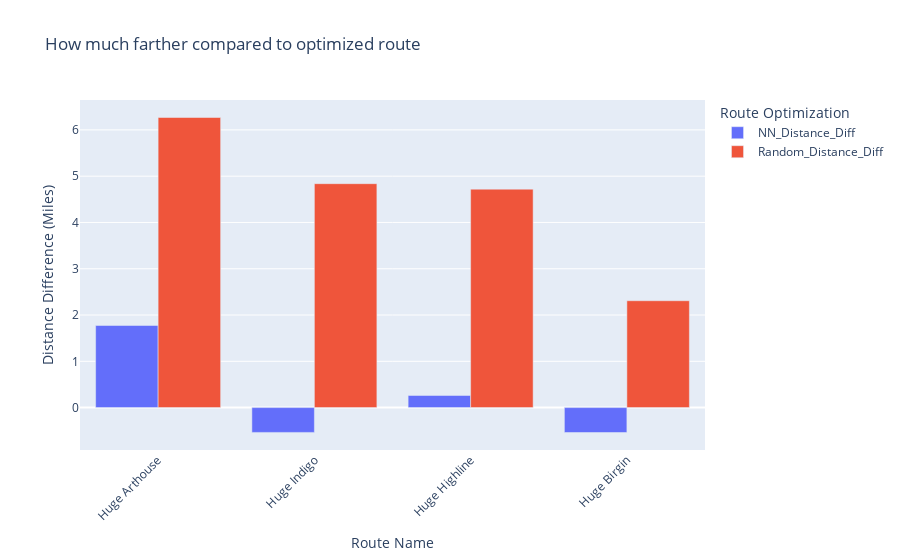
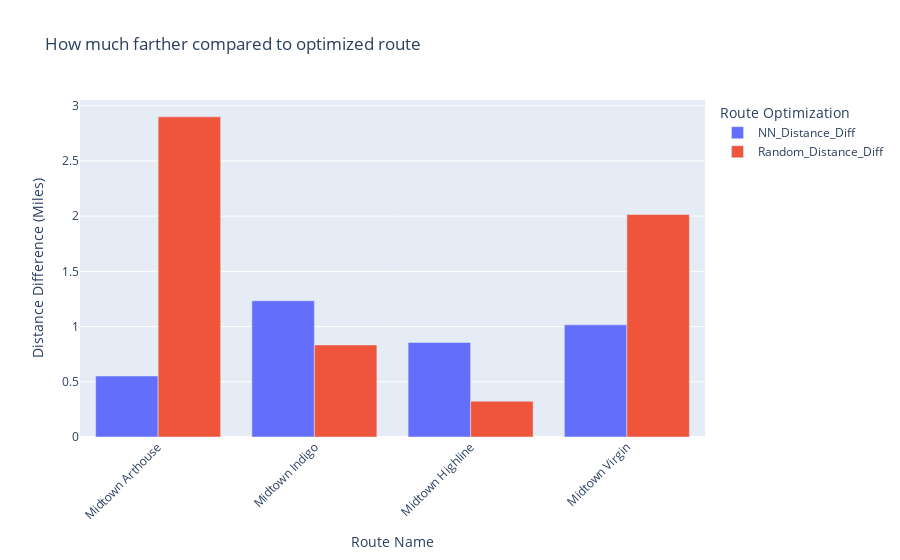
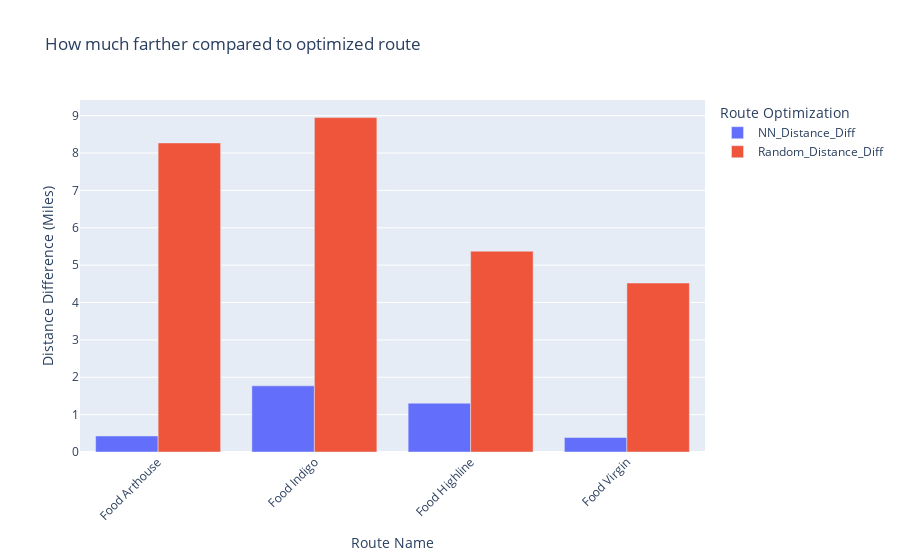
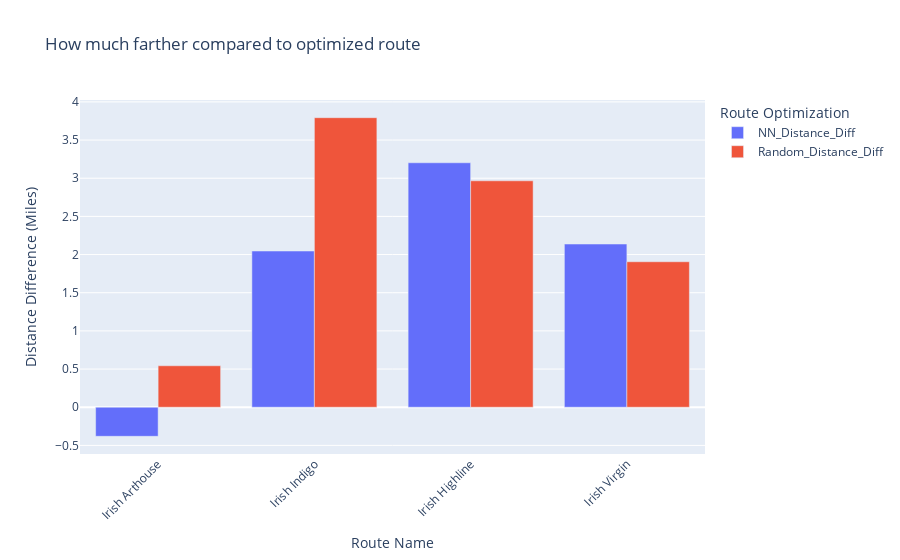

Notebook code for these charts, in order:
### Code cell
import plotly.express as px

# Function to create the bar graph
def create_bar_plot(df, title):
    """
    Create a bar plot comparing distance differences for Nearest Neighbors and Random routes.

    Parameters:
    - df (pd.DataFrame): DataFrame containing the route distances and their differences.
    - title (str): Title of the plot.
    """
    # Create a long format DataFrame for Plotly Express
    df_long = df.melt(id_vars=["Route Name"], 
                      value_vars=["NN_Distance_Diff", "Random_Distance_Diff"], 
                      var_name="Route Type", 
                      value_name="Distance Difference (Miles)")
    
    # Create the bar plot
    fig = px.bar(df_long, 
                 x='Route Name', 
                 y='Distance Difference (Miles)', 
                 color='Route Type',  # Color by the type of route (NN vs Random)
                 barmode='group',  # Group bars by route type
                 labels={'Route Name': 'Route', 'Distance Difference (Miles)': 'Distance Difference (Miles)', 'Route Type': 'Route Optimization'},
                 title=title,
                 hover_data=['Route Name', 'Distance Difference (Miles)'])
    
    # Update layout
    fig.update_layout(xaxis_title="Route Name", 
                      yaxis_title="Distance Difference (Miles)", 
                      xaxis_tickangle=-45)

    return fig

# Generate and show bar plots for each DataFrame
huge_plot = create_bar_plot(huge_worse_df, "How much farther compared to optimized route")
mid_plot = create_bar_plot(mid_worse_df, "How much farther compared to optimized route")
food_plot = create_bar_plot(food_worse_df, "How much farther compared to optimized route")
irish_plot = create_bar_plot(irish_worse_df, "How much farther compared to optimized route")

# Show the plots
huge_plot.show()
mid_plot.show()
food_plot.show()
irish_plot.show()

### Figure 1 — Plotly figure (JSON) as saved in the notebook; plotly's stock layout.template omitted (floating-point values rounded to 4 significant figures)
{"data": [{"alignmentgroup": "True", "hovertemplate": "Route Optimization=NN_Distance_Diff<br>Route=%{x}<br>Distance Difference (Miles)=%{y}<extra></extra>", "legendgroup": "NN_Distance_Diff", "marker": {"color": "#636efa", "pattern": {"shape": ""}}, "name": "NN_Distance_Diff", "offsetgroup": "NN_Distance_Diff", "orientation": "v", "showlegend": true, "textposition": "auto", "type": "bar", "x": ["Huge Arthouse", "Huge Indigo", "Huge Highline", "Huge Birgin"], "xaxis": "x", "y": [1.774, -0.536, 0.2622, -0.5379], "yaxis": "y"}, {"alignmentgroup": "True", "hovertemplate": "Route Optimization=Random_Distance_Diff<br>Route=%{x}<br>Distance Difference (Miles)=%{y}<extra></extra>", "legendgroup": "Random_Distance_Diff", "marker": {"color": "#EF553B", "pattern": {"shape": ""}}, "name": "Random_Distance_Diff", "offsetgroup": "Random_Distance_Diff", "orientation": "v", "showlegend": true, "textposition": "auto", "type": "bar", "x": ["Huge Arthouse", "Huge Indigo", "Huge Highline", "Huge Birgin"], "xaxis": "x", "y": [6.268, 4.838, 4.719, 2.309], "yaxis": "y"}], "layout": {"barmode": "group", "legend": {"title": {"text": "Route Optimization"}, "tracegroupgap": 0}, "title": {"text": "How much farther compared to optimized route"}, "xaxis": {"anchor": "y", "domain": [0, 1], "tickangle": -45, "title": {"text": "Route Name"}}, "yaxis": {"anchor": "x", "domain": [0, 1], "title": {"text": "Distance Difference (Miles)"}}}}

### Figure 2 — Plotly figure (JSON) as saved in the notebook; plotly's stock layout.template omitted (floating-point values rounded to 4 significant figures)
{"data": [{"alignmentgroup": "True", "hovertemplate": "Route Optimization=NN_Distance_Diff<br>Route=%{x}<br>Distance Difference (Miles)=%{y}<extra></extra>", "legendgroup": "NN_Distance_Diff", "marker": {"color": "#636efa", "pattern": {"shape": ""}}, "name": "NN_Distance_Diff", "offsetgroup": "NN_Distance_Diff", "orientation": "v", "showlegend": true, "textposition": "auto", "type": "bar", "x": ["Midtown Arthouse", "Midtown Indigo", "Midtown Highline", "Midtown Virgin"], "xaxis": "x", "y": [0.5524, 1.234, 0.8563, 1.015], "yaxis": "y"}, {"alignmentgroup": "True", "hovertemplate": "Route Optimization=Random_Distance_Diff<br>Route=%{x}<br>Distance Difference (Miles)=%{y}<extra></extra>", "legendgroup": "Random_Distance_Diff", "marker": {"color": "#EF553B", "pattern": {"shape": ""}}, "name": "Random_Distance_Diff", "offsetgroup": "Random_Distance_Diff", "orientation": "v", "showlegend": true, "textposition": "auto", "type": "bar", "x": ["Midtown Arthouse", "Midtown Indigo", "Midtown Highline", "Midtown Virgin"], "xaxis": "x", "y": [2.899, 0.8339, 0.3243, 2.015], "yaxis": "y"}], "layout": {"barmode": "group", "legend": {"title": {"text": "Route Optimization"}, "tracegroupgap": 0}, "title": {"text": "How much farther compared to optimized route"}, "xaxis": {"anchor": "y", "domain": [0, 1], "tickangle": -45, "title": {"text": "Route Name"}}, "yaxis": {"anchor": "x", "domain": [0, 1], "title": {"text": "Distance Difference (Miles)"}}}}

### Figure 3 — Plotly figure (JSON) as saved in the notebook; plotly's stock layout.template omitted (floating-point values rounded to 4 significant figures)
{"data": [{"alignmentgroup": "True", "hovertemplate": "Route Optimization=NN_Distance_Diff<br>Route=%{x}<br>Distance Difference (Miles)=%{y}<extra></extra>", "legendgroup": "NN_Distance_Diff", "marker": {"color": "#636efa", "pattern": {"shape": ""}}, "name": "NN_Distance_Diff", "offsetgroup": "NN_Distance_Diff", "orientation": "v", "showlegend": true, "textposition": "auto", "type": "bar", "x": ["Food Arthouse", "Food Indigo", "Food Highline", "Food Virgin"], "xaxis": "x", "y": [0.429, 1.77, 1.306, 0.3885], "yaxis": "y"}, {"alignmentgroup": "True", "hovertemplate": "Route Optimization=Random_Distance_Diff<br>Route=%{x}<br>Distance Difference (Miles)=%{y}<extra></extra>", "legendgroup": "Random_Distance_Diff", "marker": {"color": "#EF553B", "pattern": {"shape": ""}}, "name": "Random_Distance_Diff", "offsetgroup": "Random_Distance_Diff", "orientation": "v", "showlegend": true, "textposition": "auto", "type": "bar", "x": ["Food Arthouse", "Food Indigo", "Food Highline", "Food Virgin"], "xaxis": "x", "y": [8.27, 8.947, 5.373, 4.521], "yaxis": "y"}], "layout": {"barmode": "group", "legend": {"title": {"text": "Route Optimization"}, "tracegroupgap": 0}, "title": {"text": "How much farther compared to optimized route"}, "xaxis": {"anchor": "y", "domain": [0, 1], "tickangle": -45, "title": {"text": "Route Name"}}, "yaxis": {"anchor": "x", "domain": [0, 1], "title": {"text": "Distance Difference (Miles)"}}}}

### Figure 4 — Plotly figure (JSON) as saved in the notebook; plotly's stock layout.template omitted (floating-point values rounded to 4 significant figures)
{"data": [{"alignmentgroup": "True", "hovertemplate": "Route Optimization=NN_Distance_Diff<br>Route=%{x}<br>Distance Difference (Miles)=%{y}<extra></extra>", "legendgroup": "NN_Distance_Diff", "marker": {"color": "#636efa", "pattern": {"shape": ""}}, "name": "NN_Distance_Diff", "offsetgroup": "NN_Distance_Diff", "orientation": "v", "showlegend": true, "textposition": "auto", "type": "bar", "x": ["Irish Arthouse", "Irish Indigo", "Irish Highline", "Irish Virgin"], "xaxis": "x", "y": [-0.3808, 2.046, 3.202, 2.138], "yaxis": "y"}, {"alignmentgroup": "True", "hovertemplate": "Route Optimization=Random_Distance_Diff<br>Route=%{x}<br>Distance Difference (Miles)=%{y}<extra></extra>", "legendgroup": "Random_Distance_Diff", "marker": {"color": "#EF553B", "pattern": {"shape": ""}}, "name": "Random_Distance_Diff", "offsetgroup": "Random_Distance_Diff", "orientation": "v", "showlegend": true, "textposition": "auto", "type": "bar", "x": ["Irish Arthouse", "Irish Indigo", "Irish Highline", "Irish Virgin"], "xaxis": "x", "y": [0.543, 3.793, 2.966, 1.906], "yaxis": "y"}], "layout": {"barmode": "group", "legend": {"title": {"text": "Route Optimization"}, "tracegroupgap": 0}, "title": {"text": "How much farther compared to optimized route"}, "xaxis": {"anchor": "y", "domain": [0, 1], "tickangle": -45, "title": {"text": "Route Name"}}, "yaxis": {"anchor": "x", "domain": [0, 1], "title": {"text": "Distance Difference (Miles)"}}}}
